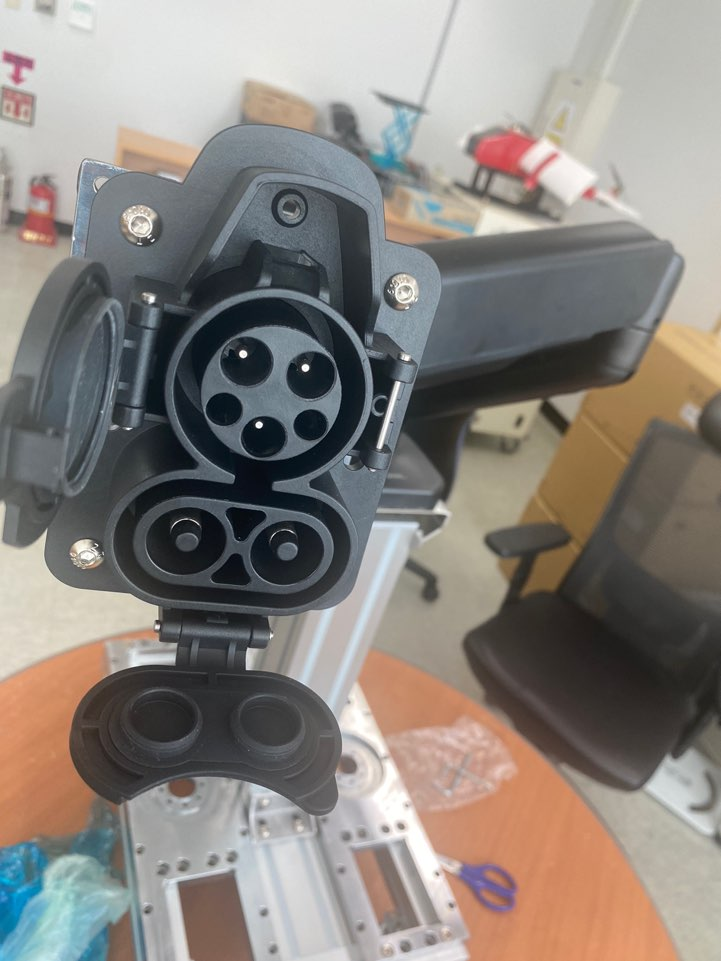
#> input picture KAIST/src/Images/1.jpg, 721 x 961 px; its folder holds only this picture in this run
$ python -i feature_matcher.py   (imports and definitions only)
#> lines starting #> are read from the running program, lines starting #| are printed output that depends on the picture
#> further down, picture is the input picture: shape (961, 721, 3); mean B, G, R 126.1, 131.5, 137.4
from collections import defaultdict, deque
import cv2
import numpy as np
import matplotlib.pyplot as plt
from scipy.optimize import linear_sum_assignment
from scipy.spatial.distance import cdist, pdist, squareform

import cv2, numpy as np
from skimage.measure import CircleModel, ransac

from keypoint_detector.correspondence import get_correspondence, rectify_charging_port

# edge 추출
# [13 lines left out: function get_circles, not called in this run]

class ContourDescendant:
    """Class to store information about a contour descendant"""
    def __init__(self, contour_idx, centroid, parent_idx, ellipse, confidence, area):
        self.contour_idx = contour_idx
        self.centroid = centroid
        self.parent_idx = parent_idx
        self.ellipse = ellipse
        self.confidence = confidence
        self.area = area

    # [5 lines left out: function get_ellipse_area, not called in this run]

class ContourInfo:
    """Class to manage contour descendants"""
    def __init__(self, offset=(0,0)):
        self.descendants = []
        self.offset = offset

    def add_descendant(self, contour_idx, centroid, parent_idx, ellipse, confidence, area):
        """Add a new descendant"""
        centroid = (centroid[0] + self.offset[0], centroid[1] + self.offset[1])
        e_c, ax, ang = ellipse
        ellipse = ((e_c[0] + self.offset[0], e_c[1] + self.offset[1]), ax, ang)
        descendant = ContourDescendant(contour_idx, centroid, parent_idx, ellipse, confidence, area)
        self.descendants.append(descendant)
        return descendant

    def get_areas(self):
        """Get all areas as a list"""
        return [desc.area for desc in self.descendants]

    def get_centroids(self, offset=(0,0)):
        """Get all centroids as a list"""
        return [(desc.centroid[0] + offset[0], desc.centroid[1] + offset[1]) for desc in self.descendants]

    # [10 lines left out: function get_ellipse_centroids, not called in this run]

    def get_contour_indices(self):
        """Get all contour indices as a list"""
        return [desc.contour_idx for desc in self.descendants]

    def get_parent_indices(self):
        """Get all parent indices as a list"""
        return [desc.parent_idx for desc in self.descendants]

    # [15 lines left out: function get_ellipses, not called in this run]

    def remove_all_except_list(self, lst):
        """Remove all the descendants except the list index"""
        self.descendants = [x for i,x in enumerate(self.descendants) if i in lst]


    def remove_descendant(self, index):
        """Remove a descendant by index"""
        if 0 <= index < len(self.descendants):
            return self.descendants.pop(index)
        return None

    def insert_descendant(self, index, descendant):
        """Insert a descendant at a specific index"""
        self.descendants.insert(index, descendant)

    # [6 lines left out: function get_valid_indices, not called in this run]

    def get_best_confidence_cnt(self):
        """Returns the ContourDescendant with the biggest confidence if it exists"""
        best_confidence = float('-inf')
        best_confidence_idx = -1
        for i, desc in enumerate(self.descendants):
            confidence = desc.confidence
            if confidence > best_confidence:
                best_confidence_idx = i
                best_confidence = confidence
        print("Best confidence", best_confidence, best_confidence_idx)
        return best_confidence_idx, best_confidence

    def find_by_centroid(self, target_centroid, tolerance=10):
        """Find descendants with centroids within tolerance of target_centroid"""
        target_centroid = (target_centroid[0] + self.offset[0], target_centroid[1] + self.offset[1])
        matches = []
        for i, desc in enumerate(self.descendants):
            distance = np.linalg.norm(np.array(desc.centroid) - np.array(target_centroid))
            if distance <= tolerance:
                matches.append(i)
        return matches

    # [48 lines left out: functions _get_pairwise_distances, _simple_centroid_matching, not called in this run]

    def __len__(self):
        return len(self.descendants)

    def __getitem__(self, idx):
        """Allow indexing: descendants_info[0]"""
        return self.descendants[idx]


def get_contour_centroid(contour):
    M = cv2.moments(contour)
    if M['m00'] == 0:
        return None
    cx = int(M['m10'] / M['m00'])
    cy = int(M['m01'] / M['m00'])
    return (cx, cy)

def get_ellipse_area(ellipse):
    a = ellipse[1][0] / 2  # Semi-major axis (first element of axes)
    b = ellipse[1][1] / 2  # Semi-minor axis (second element of axes)
    area = np.pi * a * b
    return area

def percentage_on_ellipse(ellipse, cnt):
    (x0, y0), (MA, ma), angle = ellipse
    theta = np.deg2rad(angle)

    # Sample points along the ellipse perimeter
    num_points = 100
    t = np.linspace(0, 2*np.pi, num_points)
    ellipse_pts = np.zeros((num_points, 2))

    for i in range(num_points):
        x = (MA/2) * np.cos(t[i])
        y = (ma/2) * np.sin(t[i])
        # rotate and translate
        x_rot = x * np.cos(theta) - y * np.sin(theta) + x0
        y_rot = x * np.sin(theta) + y * np.cos(theta) + y0
        ellipse_pts[i] = [x_rot, y_rot]

    # Check which ellipse points are inside the contour
    inside_mask = np.array([cv2.pointPolygonTest(cnt, tuple(pt), False) >= 0 for pt in ellipse_pts])

    return np.sum(inside_mask) / num_points

def calculate_solidity(contour):
    """
    Solidity = contour_area / convex_hull_area
    Circles/ellipses have high solidity (close to 1.0)
    """
    area = cv2.contourArea(contour)
    hull = cv2.convexHull(contour)
    hull_area = cv2.contourArea(hull)
    if hull_area == 0:
        return 0
    return area / hull_area

def calculate_extent(contour):
    """
    Extent = contour_area / bounding_rect_area
    Circles have extent around 0.785 (π/4)
    """
    area = cv2.contourArea(contour)
    x, y, w, h = cv2.boundingRect(contour)
    rect_area = w * h
    if rect_area == 0:
        return 0
    return area / rect_area

def is_circle_like(contour, ellipse, min_points=10):
    """
    Comprehensive check if contour is circle/ellipse-like
    Returns (is_valid, confidence_score, metrics_dict)
    """
    if len(contour) < min_points:
        return False, 0.0, {}

    # Basic geometric metrics
    area = cv2.contourArea(contour)
    perimeter = cv2.arcLength(contour, True)

    if area == 0 or perimeter == 0:
        return False, 0.0, {}

    # 1. Circularity: 4π*area/perimeter² (1.0 = perfect circle)
    circularity = 4 * np.pi * area / (perimeter ** 2)

    # 2. Solidity: area/convex_hull_area (high for convex shapes)
    solidity = calculate_solidity(contour)

    # 3. Extent: area/bounding_rect_area (~0.785 for circles)
    extent = calculate_extent(contour)

    # 4. Aspect ratio of bounding rectangle (close to 1.0 for circles)
    x, y, w, h = cv2.boundingRect(contour)
    aspect_ratio = float(w) / h if h != 0 else 0
    if aspect_ratio < 1:
        aspect_ratio = 1 / aspect_ratio

    # 5. Ellipse fit quality
    ellipse_area = get_ellipse_area(ellipse)
    area_ratio = min(area, ellipse_area) / max(area, ellipse_area) if max(area, ellipse_area) > 0 else 0

    # 6. Ellipse axis ratio (1.0 = circle, higher = elongated)
    ellipse_ratio = ellipse[1][0] / ellipse[1][1] if ellipse[1][1] != 0 else 0
    if ellipse_ratio < 1:
        ellipse_ratio = 1 / ellipse_ratio

    # 7. F1 score for ellipse fit
    f1_score = ellipse_f1(contour.squeeze(), ellipse)

    # 8. Percentage of contour points on ellipse
    pct_on_ellipse = percentage_on_ellipse(ellipse, contour)

    # [21 lines of commented-out code are left out]

    metrics = {
        'circularity': circularity,
        'solidity': solidity,
        'extent': extent,
        'aspect_ratio': aspect_ratio,
        'area_ratio': area_ratio,
        'ellipse_ratio': ellipse_ratio,
        'f1_score': f1_score,
        'pct_on_ellipse': pct_on_ellipse,
        # 'defect_score': defect_score,
        'avg_defect': 0,#avg_defect,
        'max_defect': 0,#max_defect,
        'area': area,
    }

    # Scoring weights (tune these based on your needs)
    weights = {
        'circularity': 1.0,      # Most important
        'solidity': 1.0,
        'f1_score': 3.0,         # How well ellipse fits
        'pct_on_ellipse': 5.5,
        'area_ratio': 1.0,
        'defect_score': 0.0,
        'ellipse_ratio': 0.0,    # Less weight for aspect ratio
        'aspect_ratio': 0.5,
        'extent': 0.5
    }

    # Calculate weighted confidence score
    scores = []

    # Circularity: should be high (0.7-1.0 for circles)
    if 0.7 <= circularity <= 1.0:
        scores.append(weights['circularity'] * circularity)
    elif circularity > 0.5:
        scores.append(weights['circularity'] * circularity * 0.5)

    # Solidity: should be > 0.85 for circles
    if solidity >= 0.85:
        scores.append(weights['solidity'] * solidity)
    elif solidity >= 0.75:
        scores.append(weights['solidity'] * solidity * 0.7)

    # F1 score: should be high
    if f1_score >= 0.6:
        scores.append(weights['f1_score'] * f1_score)

    # Percentage on ellipse: should be high
    if pct_on_ellipse >= 0.6:
        scores.append(weights['pct_on_ellipse'] * pct_on_ellipse)

    # Area ratio: should be close to 1.0
    if area_ratio >= 0.8:
        scores.append(weights['area_ratio'] * area_ratio)

    # Defect score
    # scores.append(weights['defect_score'] * defect_score)

    # Ellipse ratio: 1.0 for circles, allow up to ~1.3 for slight ellipses
    if 0.5 <= ellipse_ratio <= 1.5:
        ellipse_score = 1.0 - abs(ellipse_ratio - 1.0) / 1.0
        scores.append(weights['ellipse_ratio'] * ellipse_score)

    # Aspect ratio: should be close to 1.0
    if 0.6 <= aspect_ratio <= 1.4:
        aspect_score = 1.0 - abs(aspect_ratio - 1.0) / 1.0
        scores.append(weights['aspect_ratio'] * aspect_score)

    # Extent: circles are ~0.785, allow 0.7-0.85
    if 0.5 <= extent <= 0.85:
        scores.append(weights['extent'] * (extent / 0.785))

    # Calculate final confidence (0-1 range)
    total_weight = sum(weights.values())
    confidence = sum(scores) / total_weight if total_weight > 0 else 0

    # Hard thresholds to reject obvious non-circles
    is_valid = (
        # circularity >= 0.3 and
        # solidity >= 0.3 and
        f1_score >= 0.4 and
        pct_on_ellipse >= 0.3
        # ellipse_ratio <= 1.5
        # avg_defect < 20  # pixels
    )
    return True, confidence, metrics
    # return is_valid, confidence, metrics


# [273 lines left out: function preprocess_with_yolo, not called in this run]

# Removed match_and_order_centroids - no longer needed since ordering is based on regions

import cv2
import numpy as np

# [53 lines left out: function find_circular_holes, not called in this run]


def get_descendants2(contours, hierarchy, offset=(0,0), return_top=False):
    """
    Improved version that specifically detects circle/ellipse-like shapes
    and filters out other geometric shapes
    """
    contours_info = ContourInfo(offset)
    failed_list = []
    success_list = []

    # Pre-calculate areas and filter out obviously wrong contours
    valid_candidates = []
    for idx, (cnt, hier) in enumerate(zip(contours, hierarchy)):
        if len(cnt) < 25:
            failed_list.append(cnt)
            continue
        area = cv2.contourArea(cnt)

        valid_candidates.append((idx, cnt, hier, area))

    for idx, cnt, hier, area in valid_candidates:
        try:
            ellipse = cv2.fitEllipse(cnt)
        except:
            failed_list.append(cnt)
            print("Failed 3")
            continue

        # Use comprehensive circle/ellipse detection
        is_valid, confidence, metrics = is_circle_like(cnt, ellipse)

        # Decision criteria: use confidence score + area consistency
        min_confidence = 0.15 # Adjust this threshold (0-1)
        if (is_valid and confidence >= min_confidence):# and
            # area_deviation < max_area_deviation):

            centroid = get_contour_centroid(cnt)
            if centroid is None:
                failed_list.append(cnt)
                continue

            same_centroids = contours_info.find_by_centroid(centroid, tolerance=15)

            if len(same_centroids) > 0:
                existing_idx = same_centroids[0]
                existing_desc = contours_info.descendants[existing_idx]

                # Get existing contour's metrics
                # existing_cnt = contours[existing_desc.contour_idx]
                existing_confidence = existing_desc.confidence
                # _, existing_confidence, _ = is_circle_like(existing_cnt, existing_ellipse)

                # Compare confidence scores
                if confidence > existing_confidence * 1.05:  # 5% better
                    print(f"  -> REPLACED (better confidence: {existing_confidence:.3f} -> {confidence:.3f})")
                    contours_info.remove_descendant(existing_idx)
                    contours_info.add_descendant(idx, centroid, hier[-1], ellipse, confidence, metrics['area'])
                    success_list.append(cnt)
                else:
                    print(f"  -> REJECTED (duplicate, worse confidence)")
                    failed_list.append(cnt)
            else:
                print(f"  -> ACCEPTED")
                success_list.append(cnt)
                contours_info.add_descendant(idx, centroid, hier[-1], ellipse, confidence, metrics['area'])
        else:
            if not is_valid:
                print(f"  -> REJECTED (failed hard thresholds)")
            elif confidence < min_confidence:
                print(f"  -> REJECTED (low confidence: {confidence:.3f} < {min_confidence})")
            failed_list.append(cnt)

    # # Post-processing: Remove spatial outliers
    if return_top and len(contours_info.descendants) > 0:
        best_i, val = contours_info.get_best_confidence_cnt()

        contours_info.remove_all_except_list([best_i])
    elif len(contours_info.descendants) > 3:
        centroids = np.array(contours_info.get_centroids())
        areas = np.array(contours_info.get_areas())
        centroid_mean = np.mean(centroids, axis=0)
        areas_mean = np.mean(areas, axis=0)
        distances = np.linalg.norm(centroids - centroid_mean, axis=1)
        median_dist = np.median(distances)

        # Remove contours that are too far from the cluster
        outliers = []
        for i, (dist, a) in enumerate(zip(distances, areas)):
            if dist > median_dist * 1.2 or a > areas_mean * 1.5:  # More than 1.2x median distance
                outliers.append(i)

        for i in reversed(outliers):
            removed = contours_info.remove_descendant(i)
            if removed:
                failed_list.append(contours[removed.contour_idx])
                print(f"\nRemoved spatial outlier at index {i} (dist: {distances[i]:.1f}px)")

    print(f"\n=== Summary ===")
    print(f"Total candidates: {len(valid_candidates)}")
    print(f"Accepted: {len(success_list)}")
    print(f"Rejected: {len(failed_list)}")

    return contours_info, failed_list, success_list

# [242 lines left out: functions get_descendants, calculate_convexity, preprocess_with_centroids, create_regions_from_centroids, get_default_regions, example_usage, not called in this run]


def preprocess2(img):
    image = cv2.cvtColor(img, cv2.COLOR_BGR2GRAY)
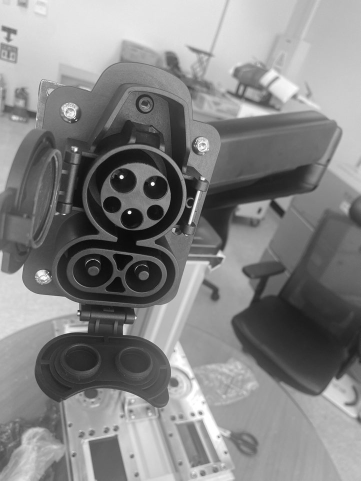
#> image: shape (961, 721) (shown at 1/2 size); min 2, max 255, mean 132.6
    blank_img = np.zeros_like(img)
#
    image = cv2.GaussianBlur(image, (7, 7), 0)
    # image = cv2.bilateralFilter(image, 9, 75, 75)
    image = cv2.createCLAHE(clipLimit=2.0, tileGridSize=(8,8)).apply(image)
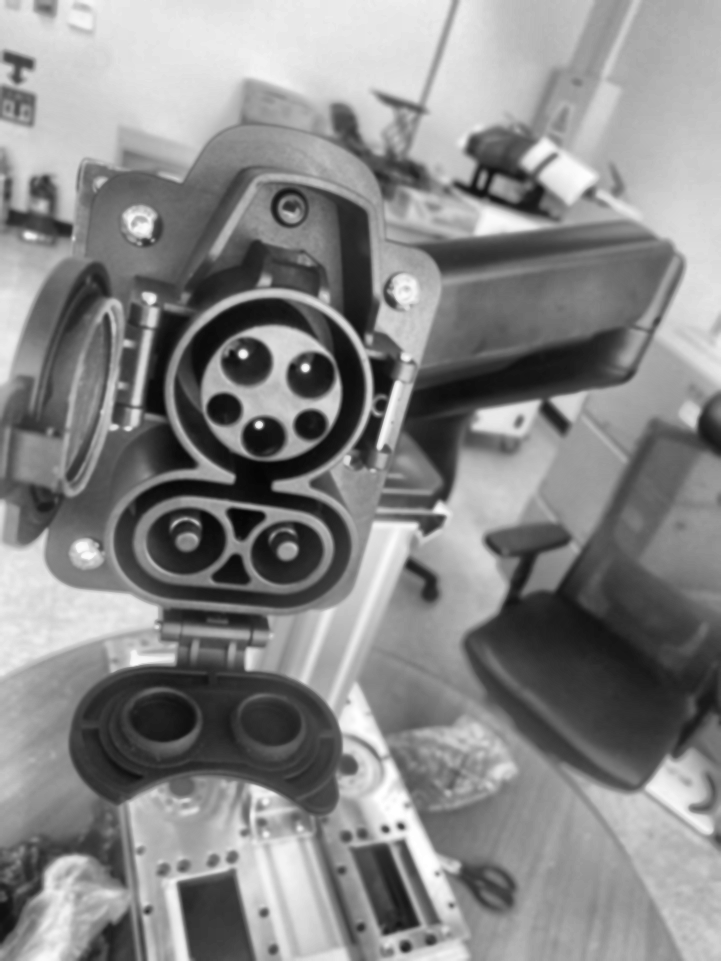
#> image: shape (961, 721); min 5, max 255, mean 135.1

    edges = cv2.adaptiveThreshold(
        image, 255, cv2.ADAPTIVE_THRESH_GAUSSIAN_C,
        cv2.THRESH_BINARY_INV, 15, 3
    )
#> edges: shape (961, 721); 22% white; 2305 white regions (1938 under 20 px)

    h, w = edges.shape
#> (the rest of the program and of its run is left out)
